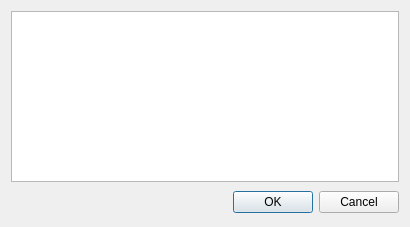
<?xml version="1.0" encoding="UTF-8"?>
<ui version="4.0">
 <class>SwitchAccountDialog</class>
 <widget class="QDialog" name="SwitchAccountDialog">
  <property name="geometry">
   <rect>
    <x>0</x>
    <y>0</y>
    <width>410</width>
    <height>227</height>
   </rect>
  </property>
  <property name="windowTitle">
   <string>Dialog</string>
  </property>
  <layout class="QVBoxLayout" name="verticalLayout">
   <item>
    <widget class="QListWidget" name="mAccountsList"/>
   </item>
   <item>
    <layout class="QHBoxLayout" name="horizontalLayout">
     <item>
      <spacer name="horizontalSpacer">
       <property name="orientation">
        <enum>Qt::Horizontal</enum>
       </property>
       <property name="sizeHint" stdset="0">
        <size>
         <width>40</width>
         <height>28</height>
        </size>
       </property>
      </spacer>
     </item>
     <item>
      <widget class="QPushButton" name="mSubmitBtn">
       <property name="text">
        <string>OK</string>
       </property>
      </widget>
     </item>
     <item>
      <widget class="QPushButton" name="pushButton_2">
       <property name="text">
        <string>Cancel</string>
       </property>
      </widget>
     </item>
    </layout>
   </item>
  </layout>
  <zorder>mSubmitBtn</zorder>
  <zorder>pushButton_2</zorder>
  <zorder>mSubmitBtn</zorder>
  <zorder>horizontalSpacer</zorder>
  <zorder>mAccountsList</zorder>
 </widget>
 <resources/>
 <connections>
  <connection>
   <sender>pushButton_2</sender>
   <signal>clicked()</signal>
   <receiver>SwitchAccountDialog</receiver>
   <slot>reject()</slot>
   <hints>
    <hint type="sourcelabel">
     <x>254</x>
     <y>223</y>
    </hint>
    <hint type="destinationlabel">
     <x>270</x>
     <y>157</y>
    </hint>
   </hints>
  </connection>
 </connections>
</ui>
